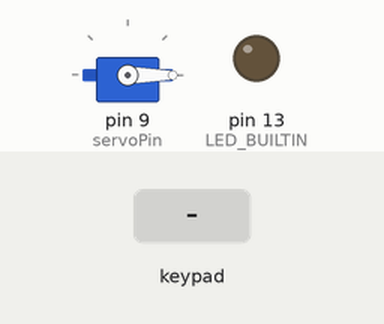
Simulated run of this sketch. Board: Arduino Uno, built with avr-gcc and run on an emulated ATmega328P. Shown: servo, output pins drawn as LEDs (lit = HIGH). Inputs (shaded band) come from the test bench. What the sketch prints to the serial monitor is not drawn.

Above: at 1.2 s.
1.3 s: keypad keys 3 2 1 0 pressed 0.4 s apart
At 2.8 s:
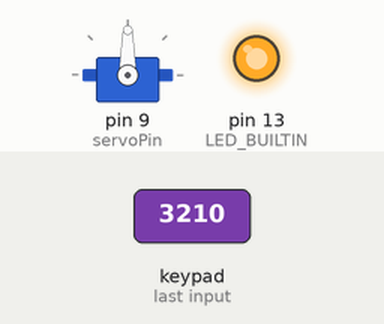
4.4 s: key '1' pressed
Timing chart, 0 to 7.4 s (numbered marks = the images above; inputs shaded):
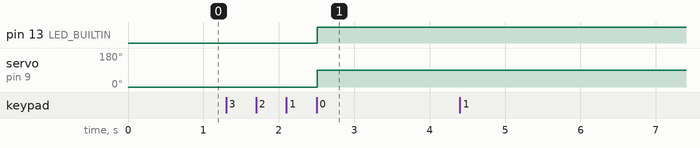

Measured:
- after the input at 1.3 s, pin 13 (LED_BUILTIN): LOW → HIGH after 1.2 s; servo on pin 9 (servoPin): 0° → 90° after 1.2 s
- after the input at 4.4 s, every drawn part: stays the same

The sketch:

PuzzleBox.ino
```cpp
#include <Arduino.h>

#include "puzzle.hpp"

Puzzle* puzzle;

void setup() {
  puzzle = new BasicPuzzle();
}

// the loop function runs over and over again forever
void loop() {
  handleInput();
  puzzle->update();
}

void handleInput()
{
  puzzle->handleInputs();
}
```

button.hpp
```cpp
class Button final
{
private:
  const int pin;

public:
  Button(int pin) : pin{pin}
  {
    pinMode(pin, INPUT);
  }

  bool isPressed() const
  {
    return digitalRead(pin) == HIGH;
  }
};
```

led.hpp
```cpp
class Led final
{
private:
  const int pin;
  bool lighting;

public:
  Led(int pin) : pin{pin}
  {
    pinMode(pin, OUTPUT);
    lighting = true;
    off();
  }

  void on()
  {
    if(lighting)
      return;

    lighting = true;
    digitalWrite(LED_BUILTIN, HIGH);
  }

  void off()
  {
    if(!lighting)
      return;

    lighting = false;
    digitalWrite(LED_BUILTIN, LOW);
  }
};
```

lock.hpp
```cpp
#include <Arduino.h>
#include <Servo.h>

class Lock
{
public:
    virtual void open() = 0;
    virtual void close() = 0;

    virtual bool isOpened() = 0;
};

class ServoLock : public Lock
{
private:
    Servo servo;

    int openAngle;
    int closeAngle;

    bool opened = false;

public:
    ServoLock(int servoPin, int openAngle, int closeAngle);

    virtual void open() override;
    virtual void close() override;

    virtual bool isOpened() override;

};
```

pinModul.hpp
```cpp
#include "keypad.hpp"

class PinModul
{
private:
  String pin;
  String currentPin;

  NumPad<> pad;

public:
  PinModul(String pin = "1234") : pin{pin}
  {
    //this->pin = "01";
    currentPin = "";
  }

  bool isSolved()
  {
    bool solved = pin == currentPin;
    //Serial.print(solved);
    return solved;
  }

  void handleInput()
  {
    char key = pad.getKey();
    switch(key)
    {
      case '#':
        currentPin = "";
        break;
      case '0':
        currentPin += key;
        break;
      case '1':
        currentPin += key;
        break;
      case '2':
        currentPin += key;
        break;
      case '3':
        currentPin += key;
        break;
      case '4':
        currentPin += key;
        break;
      case '5':
        currentPin += key;
        break;
      case '6':
        currentPin += key;
        break;
      case '7':
        currentPin += key;
        break;
      case '8':
        currentPin += key;
        break;
      case '9':
        currentPin += key;
        break;
      default:
        break;
    }

  }
};
```

puzzle.hpp
```cpp
#include "lock.hpp"
#include "button.hpp"
#include "led.hpp"
#include "pinModul.hpp"

class Puzzle
{
public:
  virtual void handleInputs() = 0;
  virtual void reset() = 0;
  virtual bool isSolved() const = 0;
  virtual void update() = 0;
};

class BasicPuzzle final : public Puzzle
{
private:
  enum State{INITED, INPROGRESS, DONE};

  State state;
  Lock* lock;
  Button* button;
  Led* led;
  PinModul* pinModul;

  const int servoPin = 9;
  const int buttonPin = 8;
  const int ledPin = LED_BUILTIN;

public:
  BasicPuzzle()
  {
    Serial.begin(9600);
    lock = new ServoLock(servoPin, 90, 0);
    button = new Button(buttonPin);
    led = new Led(ledPin);
    led->off();
    pinModul = new PinModul("3210");
    state = State::INITED;
  }

  ~BasicPuzzle()
  {
    delete lock;
    delete button;
    delete led;
  }

  virtual void handleInputs() override
  {
    pinModul->handleInput();
    /*if(button->isPressed())
    {
      if(state == DONE)
      {
        reset();
      }else
      {
        state = DONE;
      }
      delay(200);
    }*/
  }

  virtual void reset() override
  {
    state = State::INITED;
    lock->close();
    led->off();
  }

  virtual bool isSolved() const override
  {
    return state == DONE;
  }

  virtual void update() override
  {
    if(pinModul->isSolved())
      state = DONE;
    else
      state = INPROGRESS;
    if(state == DONE)
    {
      lock->open();
      led->on();
      Serial.print("Done");
    }
  }
};
```

servoLock.cpp
```cpp
#include "lock.hpp"

ServoLock::ServoLock(int servoPin, int openAngle, int closeAngle) : openAngle(openAngle), closeAngle(closeAngle)
{
  servo.attach(servoPin);
  opened = true;
  close();
}

void ServoLock::open()
{
  if(opened)
    return;
	opened = true;
  servo.write(openAngle);
}


void ServoLock::close()
{
  if(!opened)
    return;
	opened = false;
  servo.write(closeAngle);
}

bool ServoLock::isOpened()
{
  return opened;
}
```

keypad.hpp
```cpp
#include <Keypad.h>

template <const byte Rows = 4, const byte Cols = 4>
class NumPad
{
private:
  Keypad* keypad;

  char keyMap [Rows] [Cols] = {

  {'1', '2', '3', 'A'},
  {'4', '5', '6', 'B'},
  {'7', '8', '9', 'C'},
  {'*', '0', '#', 'D'}
  };

  byte rowPins [Rows] = {2, 3, 4, 5};
  byte colPins [Cols] = {6, 7, 8, 9};

public:

  void setMapping(char newKeyMap[Rows][Cols], byte newRowPins[Rows], byte newColPins[Cols])
  {
    delete keypad;
    keypad = new Keypad( makeKeymap(newKeyMap), newRowPins, newColPins, Rows, Cols);
  }

  NumPad()
  {
    keypad = new Keypad( makeKeymap(keyMap), rowPins, colPins, Rows, Cols);
  }

  ~NumPad()
  {
    delete keypad;
  }

  char getKey()
  {
    return keypad->getKey();
  }
};
```
